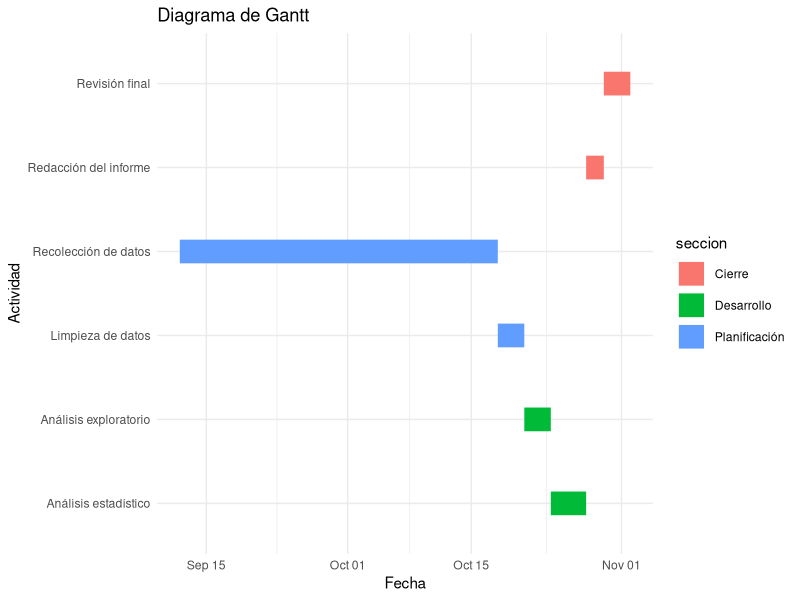
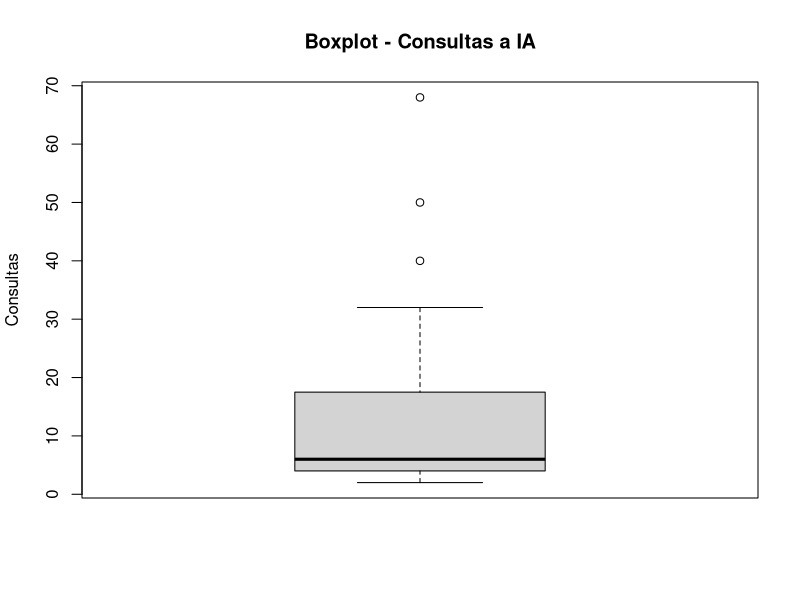
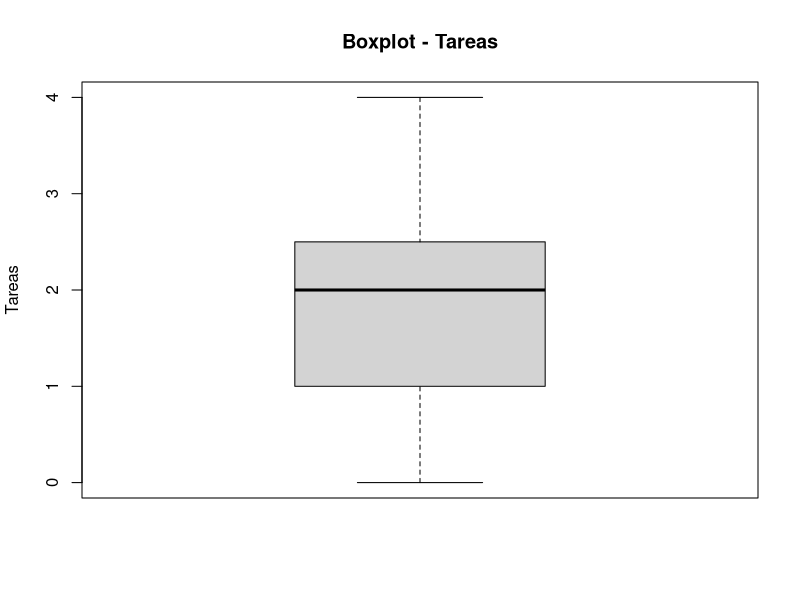
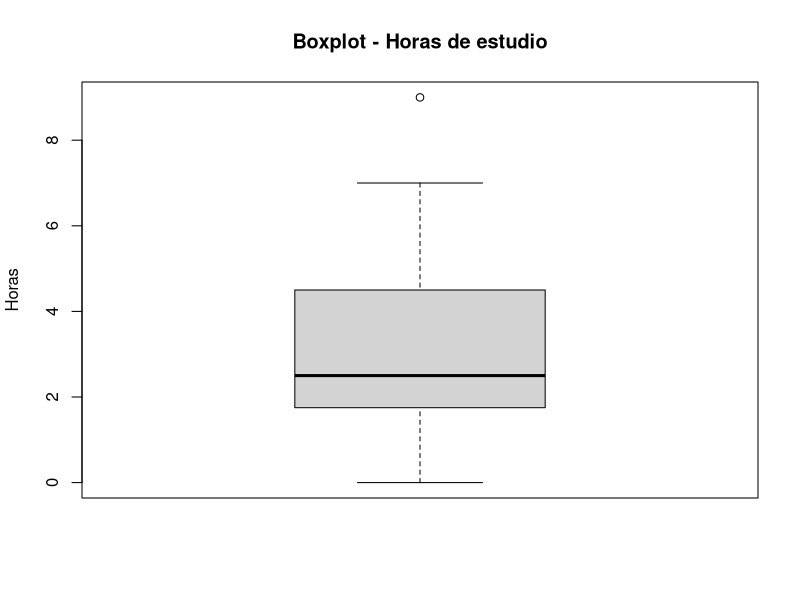
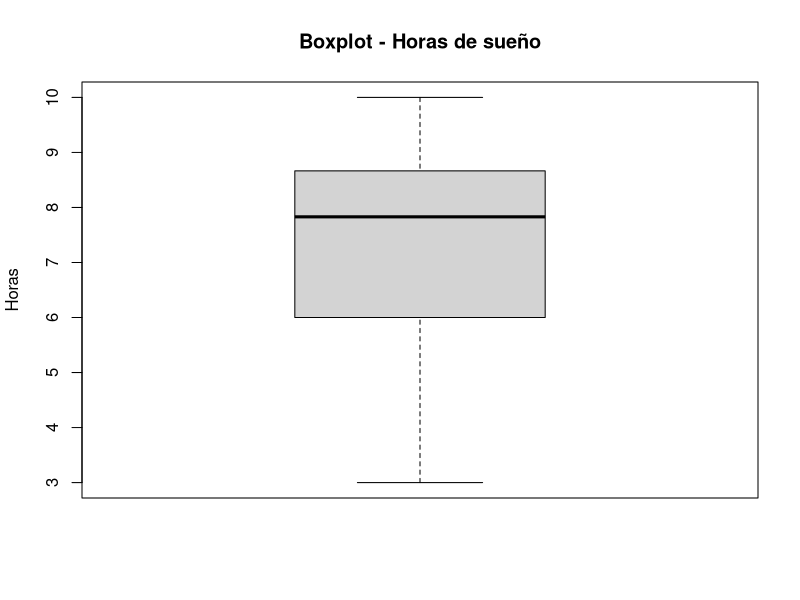
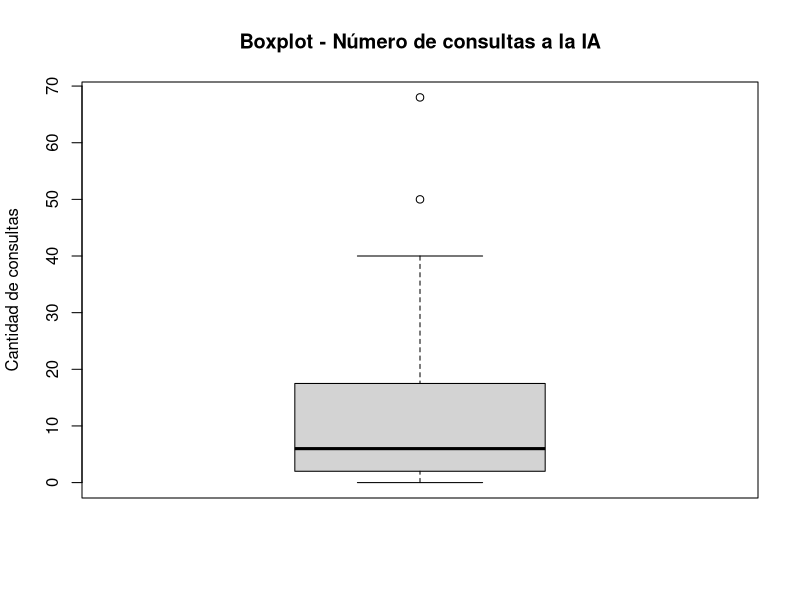
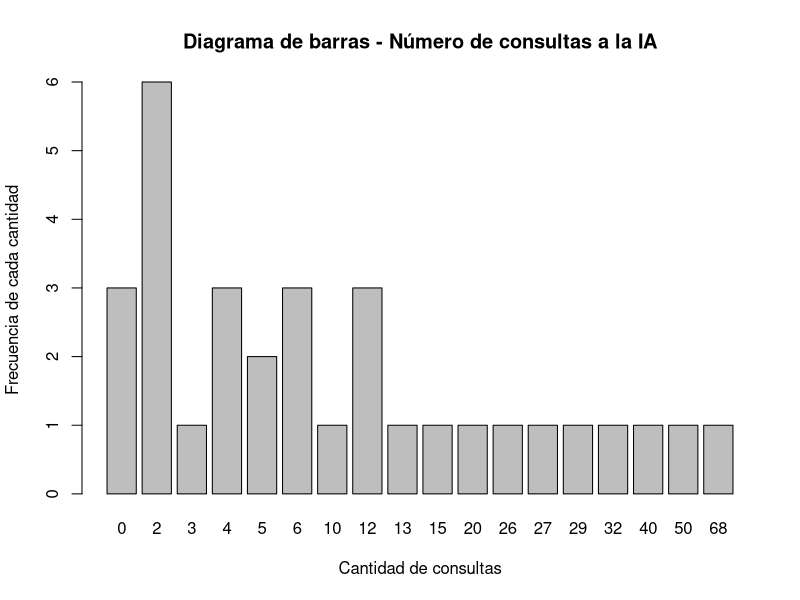
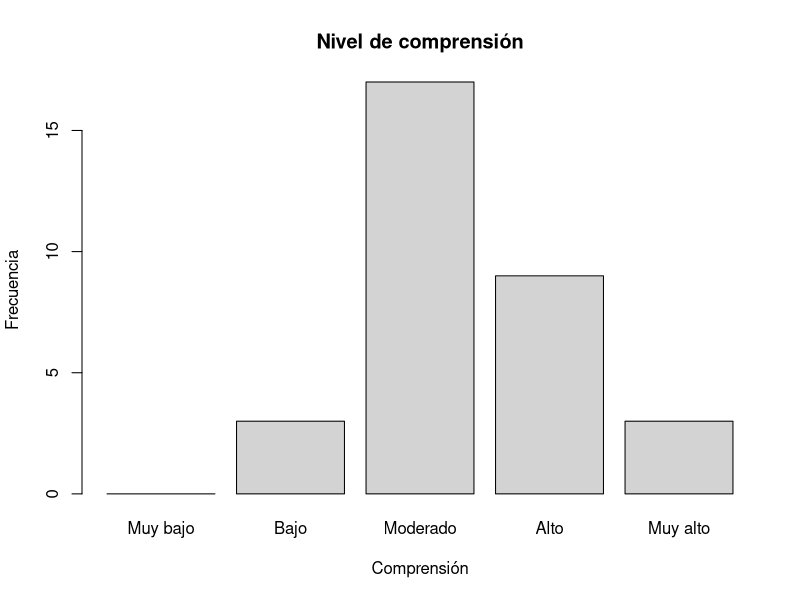

The R script that drew these images, in order:
## ---- chunk 1
library(ggplot2)

tareas <- data.frame(
  tarea = c(
    "Recolección de datos",
    "Limpieza de datos",
    "Análisis exploratorio",
    "Análisis estadístico",
    "Redacción del informe",
    "Revisión final"
  ),
  inicio = as.Date(c(
    "2026-09-12", "2026-10-18", "2026-10-21", "2026-10-24", "2026-10-28", "2026-10-30"
  )),
  fin = as.Date(c(
    "2026-10-18", "2026-10-21", "2026-10-24", "2026-10-28", "2026-10-30", "2026-11-02"
  )),
  seccion = c(
    "Planificación",
    "Planificación",
    "Desarrollo",
    "Desarrollo",
    "Cierre",
    "Cierre"
  )
)

ggplot(tareas,
       aes(x = inicio,
           xend = fin,
           y = tarea,
           yend = tarea,
           color = seccion)) +
  geom_segment(linewidth = 8) +
  labs(title = "Diagrama de Gantt",
       x = "Fecha",
       y = "Actividad") +
  theme_minimal()
## ---- chunk 2
library(readr)
library(dplyr)
library(tidyverse)
library(ggplot2)

DF <- read_csv("RespuestasDiario.csv")
## ---- chunk 3
names(DF)
DFL <- DF
## ---- chunk 4
DFL %>% rename(hora = `Marca temporal`
               , consultas = `¿Cuántas consultas a una IA realizaste hoy?`
               , uso = `¿Cuál fue el uso principal que le diste a la IA hoy?`
               , satisfaccion = `¿Qué nivel de satisfacción tienes con tu avance académico de hoy?`
               , tareas = `¿En cuántas tareas de hoy el uso de la IA te ahorró tiempo?`
               , curso = `¿Cuál es el código del curso sobre el que hiciste la mayoría de tus consultas a la IA hoy?`
               , estudio = `¿Cuántas horas efectivas de estudio acumulaste el día de hoy?`
               , sueno = `¿Cuántas horas dormiste la noche pasada?`
               , comprension = `¿Qué nivel de comprensión tuviste de las actividades académicas que realizaste hoy?`
               , email = `Dirección de correo electrónico`) -> DFL
## ---- chunk 5
DFL <- DFL[, c("hora", "consultas", "uso", "satisfaccion", "tareas", "curso", "estudio", "sueno", "comprension", "email")]
names(DFL)
## ---- chunk 6
DFAuxiliar <- read_csv("CorreosGrupo.csv")
## ---- chunk 7
DFL <- inner_join(DFL, DFAuxiliar, by = "email")
## ---- chunk 8
head(DFL[c("hora", "email", "Grupo")])
## ---- chunk 9
dim(DFL)
head(DFL)
sapply(DFL, class)
## ---- chunk 10
colSums(is.na(DFL))
## ---- chunk 11
round(colSums(is.na(DFL)) / nrow(DFL) * 100, 2)
## ---- chunk 12
sum(DFL$consultas == 0, na.rm = TRUE)
## ---- chunk 13
sum(DFL$tareas == 0, na.rm = TRUE)
## ---- chunk 14
sum(DFL$estudio == 0, na.rm = TRUE)
## ---- chunk 15
sum(DFL$sueno == 0, na.rm = TRUE)
## ---- chunk 16
length(unique(DFL$comprension))
unique(DFL$comprension)
## ---- chunk 17
length(unique(DFL$sueno))
unique(DFL$sueno)
## ---- chunk 18
length(unique(DFL$estudio))
unique(DFL$estudio)
## ---- chunk 19
length(unique(DFL$curso))
unique(DFL$curso)
## ---- chunk 20
length(unique(DFL$tareas))
unique(DFL$tareas)
## ---- chunk 21
length(unique(DFL$satisfaccion))
unique(DFL$satisfaccion)
## ---- chunk 22
length(unique(DFL$uso))
unique(DFL$uso)
## ---- chunk 23
length(unique(DFL$consultas))
unique(DFL$consultas)
## ---- chunk 24

#Se hace el filtrado por horas teniendo en cuenta que se guarda en el formato de 24 horas por lo que solo acotamos desde 21.5 osea 9:30 

DFL1<-DFL%>%filter(!(((hour(dmy_hms(hora)) + minute(dmy_hms(hora))/60) < 21.5))) %>% 

# en caso de superesswarnings es para evitar que arroje errores en consultas debido a que permite ingreso de datos vacios por lo que se trata de convertir a numero y de ahi vemos si es NA e inviertiendo mediante ! para quedarnos con los que si cumplan eso  
  
filter(!is.na(suppressWarnings(as.numeric(consultas))), 

# Repetimos el mismo tipo de filtrado con respecto a la variable tareas, sueno y estudio 

!is.na(suppressWarnings(as.numeric(tareas))),                                   
!is.na(suppressWarnings(as.numeric(estudio))),                           !is.na(suppressWarnings(as.numeric(sueno))))%>% 
  
#verificamos que las consultas y tareas sean numeros enteros 

filter(as.numeric(consultas)%%1==0, 
       as.numeric(tareas)%%1==0)

## ---- chunk 25
  DF2<-DFL1%>%mutate(
  
  # se arma el primer filtro para normalizar uso
  uso_= chartr("áéíóúÁÉÍÓÚ", "aeiouAEIOU", tolower(uso)),
  
  # el segundo filtro para la busqueda de palabras clave 
  usoC= str_detect(uso_,regex("\\b(ia|no|use|ningun[oa])\\b",ignore_case = TRUE)),
  
  # el tercer filtro ayuda a buscar datos no validos y validar los mismos
  cursoC = is.na(curso) | str_detect(curso, "^[ -]*$") | 
  str_detect(curso, "^[A-Za-z]{2}\\d{4}$"),
  
  # el cuarto filtro verifica las consultas y une con validacion de curso
  filtro=!usoC&cursoC&(as.numeric(consultas)>0|as.numeric(tareas)>0),
  
  # se aplica el filtro para cada dato relacionado
  uso = if_else(filtro, uso,NA_character_),
  
  consultas=if_else(filtro,consultas,NA_integer_),   
  
  tareas= if_else(filtro,tareas,NA_integer_),
  
  curso = if_else(filtro,curso,NA_character_)
  ) %>% select(-filtro, -usoC,-cursoC,-uso_)  
# despues se borra las columnas auxiliares     
## ---- chunk 26
# Número de consultas a IA
boxplot(DF2$consultas,
        main = "Boxplot - Consultas a IA",
        ylab = "Consultas")

boxplot.stats(DF2$consultas)$out
## ---- chunk 27
# Número de tareas donde la IA ahorró tiempo
boxplot(DF2$tareas,
        main = "Boxplot - Tareas",
        ylab = "Tareas")

boxplot.stats(DF2$tareas)$out
## ---- chunk 28
# Horas efectivas de estudio
boxplot(DF2$estudio,
        main = "Boxplot - Horas de estudio",
        ylab = "Horas")
        
boxplot.stats(DF2$estudio)$out
## ---- chunk 29
# Horas de sueño
boxplot(DF2$sueno,
        main = "Boxplot - Horas de sueño",
        ylab = "Horas")

boxplot.stats(DF2$sueno)$out
## ---- chunk 30
# Variabilidad de las consultas
range(DF2$consultas, na.rm = TRUE)
var(DF2$consultas, na.rm = TRUE)
sd(DF2$consultas, na.rm = TRUE)
IQR(DF2$consultas, na.rm = TRUE)
## ---- chunk 31
# Variabilidad de las tareas
range(DF2$tareas, na.rm = TRUE)
var(DF2$tareas, na.rm = TRUE)
sd(DF2$tareas, na.rm = TRUE)
IQR(DF2$tareas, na.rm = TRUE)
## ---- chunk 32
# Variabilidad de las horas de estudio
range(DF2$estudio, na.rm = TRUE)
var(DF2$estudio, na.rm = TRUE)
sd(DF2$estudio, na.rm = TRUE)
IQR(DF2$estudio, na.rm = TRUE)
## ---- chunk 33
# Variabilidad de las horas de sueño
range(DF2$sueno, na.rm = TRUE)
var(DF2$sueno, na.rm = TRUE)
sd(DF2$sueno, na.rm = TRUE)
IQR(DF2$sueno, na.rm = TRUE)
## ---- chunk 34
# Frecuencia del principal uso de IA
table(DF2$uso)
prop.table(table(DF2$uso)) * 100
## ---- chunk 35
# Frecuencia del nivel de satisfacción
table(DF2$satisfaccion)
prop.table(table(DF2$satisfaccion)) * 100
## ---- chunk 36
# Frecuencia del nivel de comprensión
table(DF2$comprension)
prop.table(table(DF2$comprension)) * 100
## ---- chunk 37
tabla_NA <- data.frame(
  Variable = names(DF2),
  Cantidad_NA = colSums(is.na(DF2)),
  Porcentaje_NA = round(colSums(is.na(DF2)) / nrow(DF2) * 100, 2),
  row.names = NULL
)
tabla_NA
## ---- chunk 38
#Revisamos si los NAs están en una mismo registro
table(rowSums(is.na(DF2)))
#Impacto si eliminamos los NAs
nrow(DF2)
nrow(na.omit(DF2))
round((1 - nrow(na.omit(DF2)) / nrow(DF2)) * 100, 2)
## ---- chunk 39
# DF2 sale de DFL1 sin filtrar filas, así que ambas bases están alineadas
# podemos recuperar de DFL1 los valores que el Paso 3 convirtió a NA.
nrow(DFL1) == nrow(DF2)

diagnostico <- DF2 %>%
  mutate(
    # Valores originales, antes del Paso 3
    consultas_orig = as.numeric(DFL1$consultas),
    tareas_orig    = as.numeric(DFL1$tareas),
    uso_orig       = as.character(DFL1$uso),
    curso_orig     = as.character(DFL1$curso),

    # ¿El estudiante declaró alguna actividad con IA ese día?
    hubo_actividad = consultas_orig > 0 | tareas_orig > 0,

    # Motivo por el que el registro quedó incompleto
    motivo = case_when(
      !is.na(uso)     ~ "Completo",
      !hubo_actividad ~ "Sin uso de IA",
      TRUE            ~ "Curso fuera de formato"
    )
  )

table(diagnostico$motivo)
## ---- chunk 40
# Perfil de cada grupo según las consultas que realmente declararon
diagnostico %>%
  filter(motivo != "Completo") %>%
  group_by(motivo) %>%
  summarise(
    n = n(),
    consultas_min   = min(consultas_orig),
    consultas_max   = max(consultas_orig),
    consultas_media = round(mean(consultas_orig), 1)
  )
## ---- chunk 41
DF3 <- diagnostico %>%
  mutate(
    # Marca si de verdad usó IA, según el motivo y no según si había NA
    uso_ia = motivo != "Sin uso de IA",

    # Si no usó IA, el valor verdadero es 0 
    # Cuantitativas discretas: 
    consultas = if_else(motivo == "Sin uso de IA", 0, consultas_orig),
    consultas= as.integer(consultas),
    tareas    = if_else(motivo == "Sin uso de IA", 0, tareas_orig),
    tareas= as.integer(tareas),

    # Cualitativa nominal: asignamos una categoría propia
    uso   = if_else(motivo == "Sin uso de IA", "No usó IA", uso_orig),
    uso = factor(uso,levels=unique(uso)),
    

  # Si solo falló el curso, se conservan sus datos reales
  # y únicamente el curso queda marcado como inválido
    curso = case_when(
      motivo == "Sin uso de IA"          ~ "No aplica",
      motivo == "Curso fuera de formato" ~ "Sin código válido",
      TRUE                               ~ curso_orig
    ),
      curso = factor(curso,levels=unique(curso)),

    # Cuantitativas continuas
    estudio = as.numeric(estudio),
    sueno   = as.numeric(sueno),

    # Ordinal, levels imponen el orden
    comprension = factor(comprension,
                         levels = c("Muy bajo", "Bajo", "Moderado", "Alto", "Muy alto"),
                         ordered = TRUE),

    satisfaccion = factor(satisfaccion, levels = 1:5, ordered = TRUE),

    # Identificador: el promedio de un número de grupo no tendría interpretación
    Grupo = factor(Grupo)
  ) %>%
# Se borran las columnas que solo sirvieron para el diagnóstico
  select(-consultas_orig, -tareas_orig, -uso_orig, -curso_orig,
         -hubo_actividad, -motivo)
## ---- chunk 42
# Verificamos que no quede ningún NA ni se hayan perdido filas
sum(is.na(DF3))
nrow(DF3)
table(DF3$uso_ia)
## ---- chunk 43
# Cuántas observaciones sobreviven a cada etapa del proceso
trazabilidad <- data.frame(
  Etapa = c("Base cruda (DF)", "Subset y join (DFL)", "Normalización (DFL1)",
            "Criterios (DF2)", "Gestión de nulos (DF3)"),
  Observaciones = c(nrow(DF), nrow(DFL), nrow(DFL1), nrow(DF2), nrow(DF3))
)
# Qué porcentaje de la base original representa cada etapa
trazabilidad$Retencion <- round(trazabilidad$Observaciones / nrow(DF) * 100, 2)
trazabilidad
## ---- chunk 44
# Mismo diagnóstico del Paso 1, ahora sobre la base limpia.
radiografia <- data.frame(
  Variable = names(DF3),
  Tipo = sapply(DF3, function(x) class(x)[1]),
  NA_total = colSums(is.na(DF3)),
  Porcentaje_NA = round(colSums(is.na(DF3)) / nrow(DF3) * 100, 2),
  Unicos = sapply(DF3, function(x) length(unique(x))),
  row.names = NULL
)
radiografia
## ---- chunk 45
# Conteo de ceros en cada numérica
sum(DF3$consultas == 0)
sum(DF3$tareas == 0)
sum(DF3$estudio == 0)
sum(DF3$sueno == 0)
## ---- chunk 46
# Verificamos que ninguna numérica se salga de los rangos del codebook.

data.frame(
  Variable = c("consultas", "tareas", "estudio", "sueno"),
  Restriccion = c("x >= 0", "x >= 0", "x >= 0", "0 <= x <= 24"),
  Minimo = c(min(DF3$consultas), min(DF3$tareas), min(DF3$estudio), min(DF3$sueno)),
  Maximo = c(max(DF3$consultas), max(DF3$tareas), max(DF3$estudio), max(DF3$sueno)),
  Cumple = c(all(DF3$consultas >= 0), all(DF3$tareas >= 0), all(DF3$estudio >= 0),
             all(DF3$sueno >= 0 & DF3$sueno <= 24))
)
## ---- chunk 47
# Filas idénticas en todas sus columnas
sum(duplicated(DF3))
# El diseño es longitudinal, cada estudiante debe tener un solo registro por día.
DF3 %>%
  mutate(fecha = substr(hora, 1, 10)) %>%
  count(email, fecha) %>%
  filter(n > 1)
## ---- chunk 48
# Observaciones limpias que aportó cada grupo
DF3 %>% count(Grupo)
## ---- chunk 49
# Filtro sobre nuestro grupo
GRUPO <- 6
DF3_grupo <- DF3 %>% filter(Grupo == GRUPO)

nrow(DF3_grupo)
DF3_grupo %>% count(email)
## ---- chunk 50
n_distinct(DF3$email)
## ---- chunk 51
boxplot(DF3$consultas,
        main = "Boxplot - Número de consultas a la IA",
        ylab = "Cantidad de consultas")
## ---- chunk 52
quantile(DF3$consultas, 0.5, na.rm = T, type = 3, )
quantile(DF3$consultas, 0.75, na.rm = T, type = 3, )
## ---- chunk 53
barplot(table(DF3$consultas),
        main = "Diagrama de barras - Número de consultas a la IA",
        xlab = "Cantidad de consultas",
        ylab = "Frecuencia de cada cantidad")
## ---- chunk 54
table(DF3$comprension)
round(prop.table(table(DF3$comprension)) * 100, 2)
round(cumsum(prop.table(table(DF3$comprension))) * 100, 2)
## ---- chunk 55
barplot(table(DF3$comprension),
        main = "Nivel de comprensión",
        xlab = "Comprensión",
        ylab = "Frecuencia",
        col = "lightgray")
## ---- chunk 56
boxplot(DF3$sueno)
## ---- chunk 57
hist(DF3$sueno,
     main = "Horas de sueño",
     xlab = "Horas",
     col = "lightgray",
     ylab = "Frecuencia")
## ---- chunk 58
summary(DF3$sueno)
round(sd(DF3$sueno),2)
IQR(DF3$sueno)
round(sd(DF3$sueno) / mean(DF3$sueno),2) #CV
## ---- chunk 59
boxplot(consultas ~ satisfaccion, data = DF3,
        main = "Nivel de satisfacción vs Número de consultas",
        xlab = "Nivel de satisfacción",
        ylab = "Cantidad de consultas")
## ---- chunk 60
quantile(DF3$consultas[DF3$satisfaccion == 3], 0.3, na.rm = T, type = 3)
quantile(DF3$consultas[DF3$satisfaccion == 4], 0.3, na.rm = T, type = 3)
quantile(DF3$consultas[DF3$satisfaccion == 5], 0.3, na.rm = T, type = 3)
## ---- chunk 61
cor.test(DF3$consultas,DF3$estudio,method="spearman")
## ---- chunk 62
ggplot(DF3, aes(x = consultas, y = estudio)) +
  geom_point(color = "navy", size = 2.5) +
  labs(
    title = "Consultas vs Estudio",
    x = "consultas",
    y = "estudio"
  )
## ---- chunk 63
DFC <- DF3[DF3$uso_ia == TRUE, ]
DFC$curso <- toupper(DFC$curso)
DFC$uso <- as.character(DFC$uso)
DFC <- DFC[DFC$curso %in% c("CC1105", "CS2031", "CC2101", "CS2013"), ]
DFC <- DFC[DFC$uso %in% c("Resolver ejercicios", "Resumir", "Programar", "Redactar"), ]
nrow(DFC)
## ---- chunk 64
tabla <- table(DFC$curso, DFC$uso)
tabla
round(prop.table(tabla, 1) * 100, 2)
## ---- chunk 65
barplot(t(tabla),
        beside = TRUE,
        legend.text = TRUE,
        main = "Uso de la IA según el curso",
        xlab = "Curso",
        ylab = "Frecuencia",
        ylim = c(0, 22))
## ---- chunk 66
mosaicplot(tabla,
           main = "Curso vs. uso de la IA",
           color = TRUE)
## ---- chunk 67
DF3 %>%
  filter(uso_ia) %>%
  mutate(
    uso_g = if_else(uso %in% c("Resolver ejercicios", "Resumir",
                                "Programar", "Redactar", "No usó IA"),
                     as.character(uso), "Otros"),
    ahorro = if_else(tareas == 0, "Sin tareas ahorradas", "Con tareas ahorradas")
  ) %>%
  count(uso_g, ahorro) %>%
  tidyr::pivot_wider(names_from = ahorro, values_from = n, values_fill = 0) %>%
  {
    tabla <- .[, c("uso_g", "Sin tareas ahorradas", "Con tareas ahorradas")]
    m <- t(as.matrix(tabla[, -1]))
    colnames(m) <- tabla$uso_g
    barplot(m,
            main = "Proporción de tareas ahorradas según el uso de IA",
            ylab = "Cantidad de registros",
            xlab = "Uso principal",
            col = c("steelblue", "gray80"))
    legend("topleft",
           legend = c("Sin ahorro", "Con ahorro"),
           fill = c("steelblue", "gray80"),
           cex = 0.8)
  }
## ---- chunk 68
DF3 %>%
  filter(uso_ia) %>%
  mutate(uso_g = if_else(uso %in% c("Resolver ejercicios", "Resumir",
                                     "Programar", "Redactar", "No usó IA"),
                          as.character(uso), "Otros")) %>%
  group_by(uso_g) %>%
  summarise(
    registros   = n(),
    ta_ahorrada = round(mean(tareas > 0, na.rm = TRUE) * 100, 1)
  ) %>%
  rename(Uso = uso_g)
## ---- chunk 69
boxplot(sueno ~ comprension, data = DF3,
        xlab = "comprension",
        ylab = "sueno",
        col = c("skyblue"))
## ---- chunk 70
DF3%>%group_by(comprension)%>% summarise(n=n(),
    Q1= quantile(sueno, 0.25, na.rm = TRUE),
    Mediana = quantile(sueno, 0.5 ,na.rm = TRUE),
    Q3= quantile(sueno, 0.75, na.rm = TRUE),
    RIC     = IQR(sueno, na.rm = TRUE),
    Media = mean(sueno,na.rm=TRUE),
    CV = (sd(sueno,na.rm=TRUE)/mean(sueno,na.rm=TRUE))
                                         )
